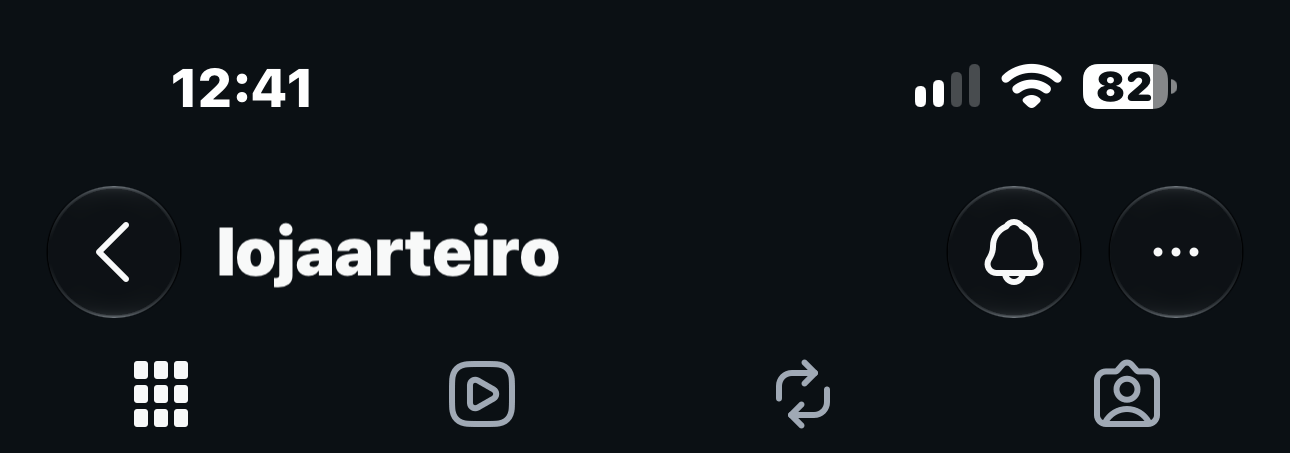
#> input picture reels/repara-no-dedo/assets/arteiro_sticky.png, 1290 x 453 px, given as the content of the folder ../assets/arteiro_sticky.png, which was not available
$ python qa.py ../assets/arteiro_sticky.png ../assets/arteiro_tile.png
#> lines starting #> are read from the running program, lines starting #| are printed output that depends on the picture
"""Conferencia: folha de contato (1 quadro por segundo) e medicao da emenda do loop.

Uso: python3 -I src/qa.py out/frames out/qa
"""
import sys
from pathlib import Path

import numpy as np
from PIL import Image, ImageDraw

frames = Path(sys.argv[1])
qa = Path(sys.argv[2])
qa.mkdir(parents=True, exist_ok=True)
files = sorted(frames.glob("*.png"))
n = len(files)


def arr(i):
#> called with i = -1
    return np.asarray(Image.open(files[i % n]).convert("RGB").resize((270, 480))).astype(float)
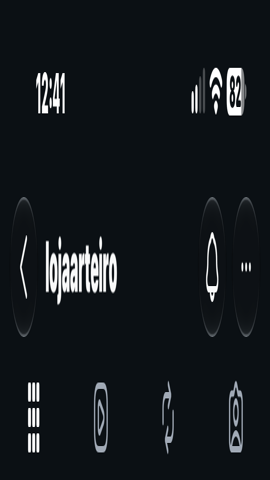
#> returned value: shape (480, 270, 3) float64; mean of channels 0, 1, 2 20.5, 25.4, 29.3; drawn as R, G, B


# diferenca media entre quadros vizinhos: a emenda (ultimo -> primeiro) deve parecer um passo normal
diffs = [np.abs(arr(i + 1) - arr(i)).mean() for i in range(n - 3, n)] + [np.abs(arr(1) - arr(0)).mean()]
#> diffs = [0, 0, 0, 0]
seam = np.abs(arr(0) - arr(n - 1)).mean()
#> seam = 0
print(f"quadros: {n}  passo medio perto da emenda: {np.mean(diffs):.2f}  emenda (ultimo->primeiro): {seam:.2f}")
#| quadros: 1  passo medio perto da emenda: 0.00  emenda (ultimo->primeiro): 0.00

# folha de contato
idx = list(range(0, n, 30)) + [n - 1]
w, h, cols = 216, 384, 9
rows = (len(idx) + cols - 1) // cols
sheet = Image.new("RGB", (cols * w, rows * (h + 24)), (25, 25, 28))
d = ImageDraw.Draw(sheet)
for k, i in enumerate(idx):
    im = Image.open(files[i]).convert("RGB").resize((w, h))
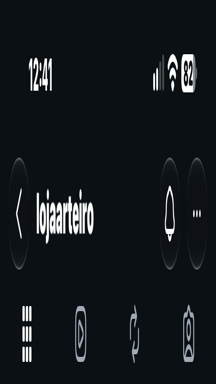
#> im: PIL image 216x384 RGB; mean R, G, B 20.5, 25.3, 29.3
    x, y = (k % cols) * w, (k // cols) * (h + 24)
    sheet.paste(im, (x, y + 24))
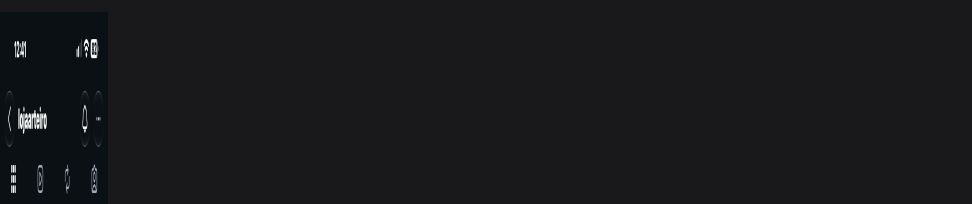
#> sheet: PIL image 1944x408 RGB (shown at 1/2 size); mean R, G, B 24.5, 25, 28.1
    d.text((x + 6, y + 6), f"{i / 30:.1f}s", fill=(255, 220, 0))
sheet.save(qa / "folha_de_contato.png")
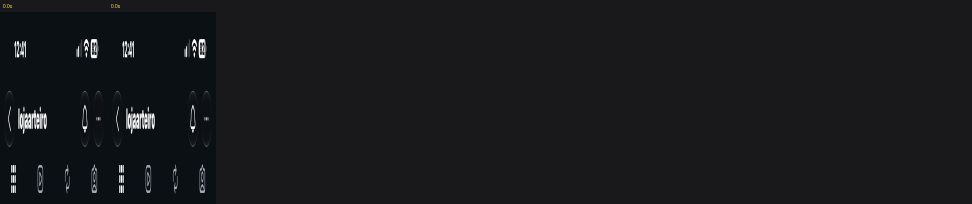
#> saved as folha_de_contato.png: PIL image 1944x408 RGB (shown at 1/2 size); mean R, G, B 24.1, 25.1, 28.3

# emenda lado a lado: 3 ultimos + 3 primeiros quadros
seq = [n - 3, n - 2, n - 1, 0, 1, 2]
strip = Image.new("RGB", (len(seq) * 270, 480 + 24), (25, 25, 28))
d = ImageDraw.Draw(strip)
for k, i in enumerate(seq):
#> (the run stopped early here; a loop or call above may not have finished)
